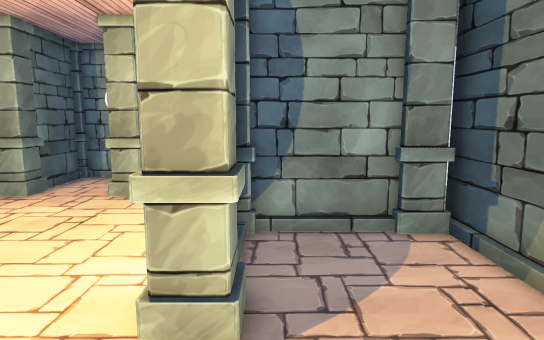
[1] (above)

17 first-person views from a walk through a scene from a Unity 3-D project. The camera is 1.3 m above the floor, tilts 8° down and sees 75° across. Doors are open. The floor is counted in squares, 0.5 m on a side. Each view is taken from the middle of a square. On the plan, view 1 faces up. The plan holds only what a view shows up to about 20 squares ahead; the rest is blank. The place goes on beyond the plan. The player is left out. Some surface patterns are stand-ins.

[2]
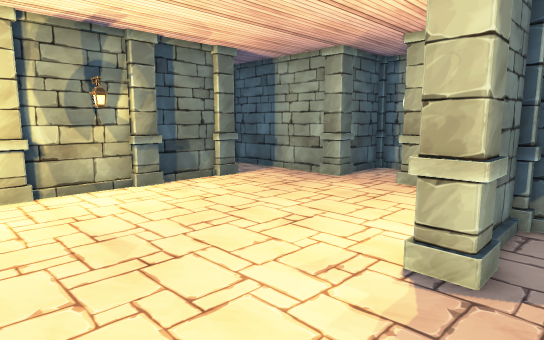

[3]
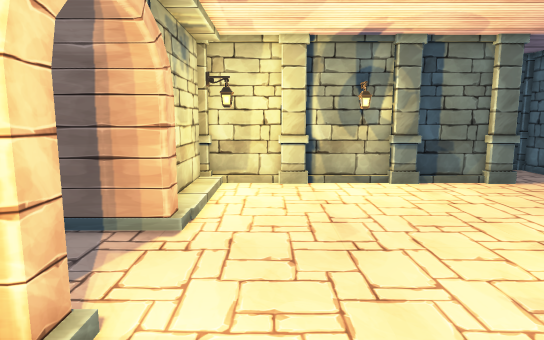

[4]
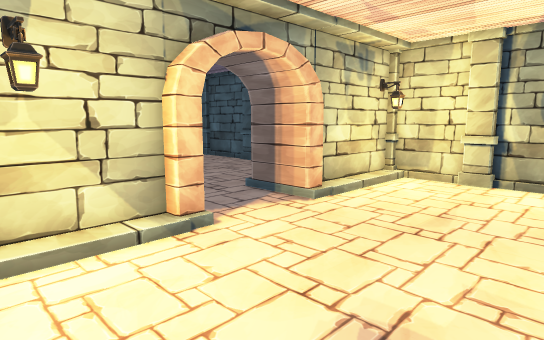

[5]
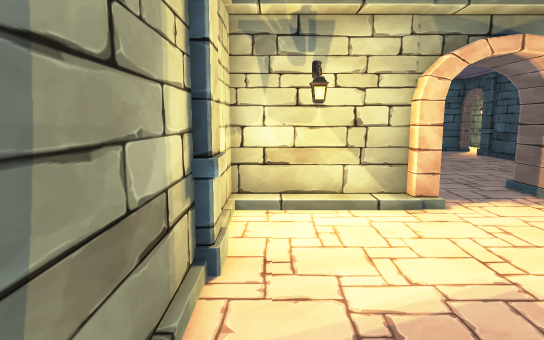

[6]
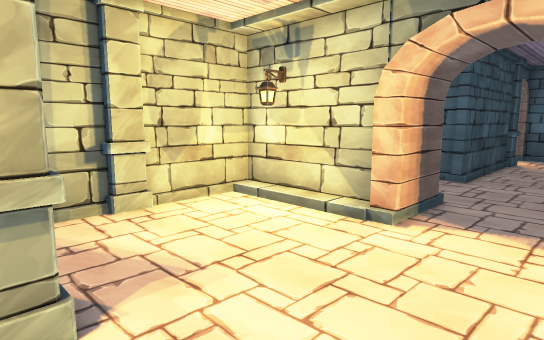

[7]
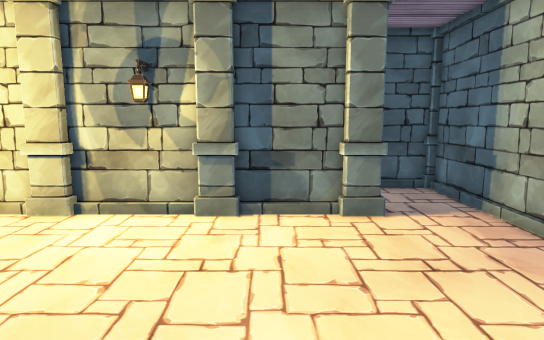

[8]
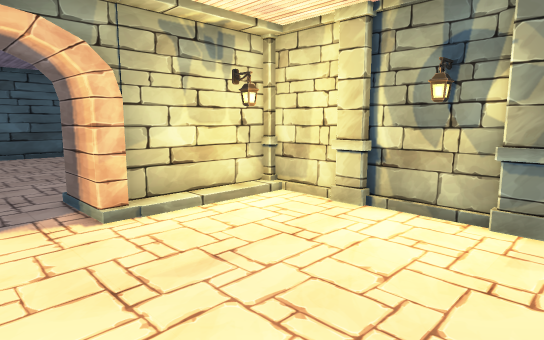

[9]
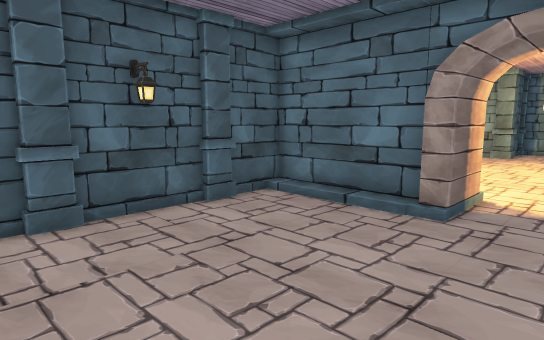

[10]
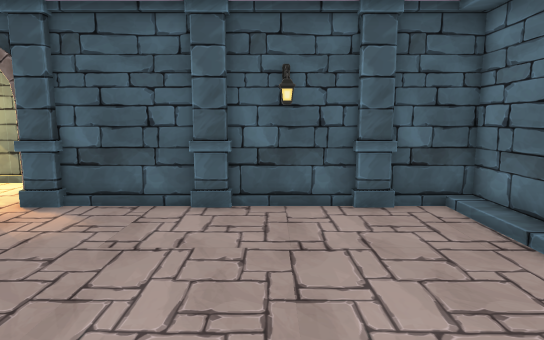

[11]
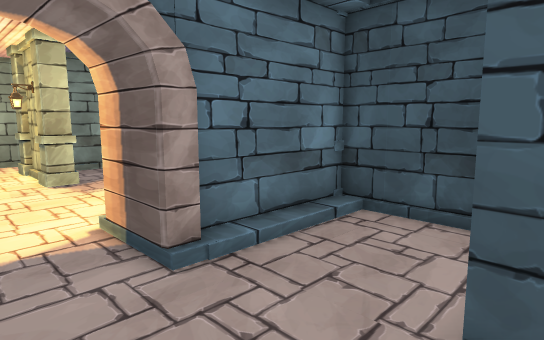

[12]
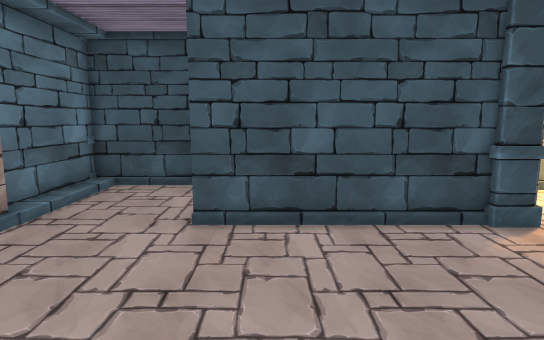

[13]
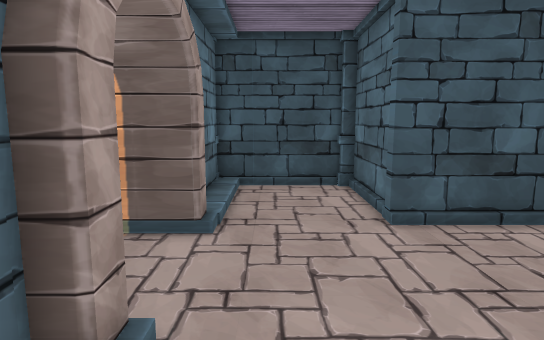

[14]
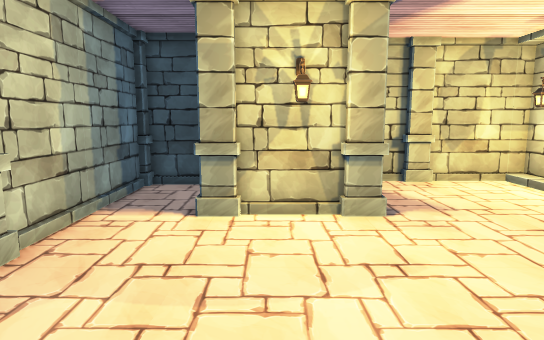

[15]
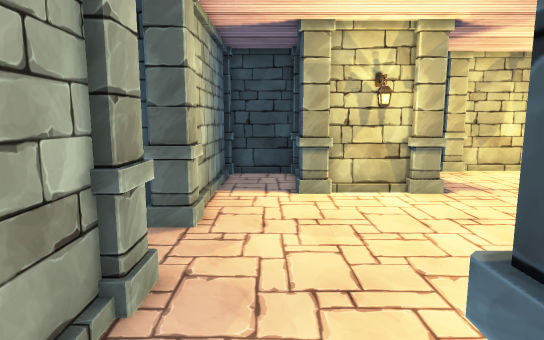

[16]
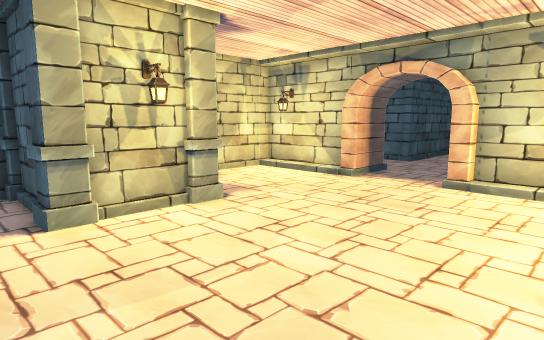

[17]
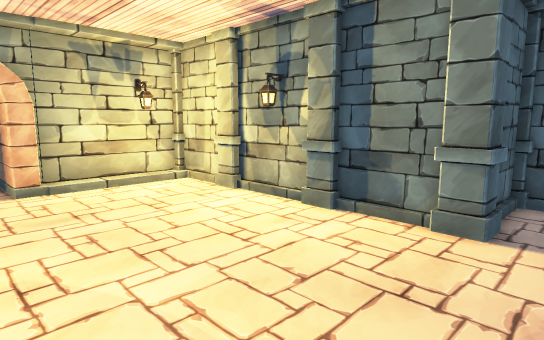

### Floor plan
Points are (right, up) in squares from view 1. A wall is a line through its corners. A room is listed if a view was taken in it or the views show most of it. See-through windows are left out.
Room 1 (views 1, 2, 3, 4, 5, 6, 7, 8, 14)
walls: (-1.2, 5.5) (-1.2, 7.6); (-0.8, 7.5) (-0.8, 6.2); (-1.5, -4) (4.3, -4) (4.3, -0.4); (4.3, 1.5) (4.3, 8.6); (-2.1, -6.4) (-2.1, -3.4) (-1.2, -3.4) (-1.2, -4); (-12.8, 3.6) (-12.8, -3.6); (2.5, 8.3) (-0.5, 8.3); (-12.8, 7.6) (-12.8, 5.4); (-12.6, -4) (-7, -4) (-7, -3.4) (-6.2, -3.4) (-6.2, -6.4)
ways out: opening at (-4, -6.3) to room 2; opening at (-11.5, 9) to room 3; opening at (-2.5, 9) to room 4
objects: pillar (-14, -1) to (-12, 0); pillar (-13, 4) to (-12, 5); pillar (-13, 8) to (-12, 9); lamp (-12, 3); lamp (-11, -3); pillar (-2, 4) to (0, 5); lamp (-2, 6); pillar (-2, 8) to (-1, 9); lamp (2, -3) to (2, -2); pillar (3, 8) to (4, 9); pillar (4, 0) to (5, 1)
Room 2 (views 9, 10, 11, 12, 13)
walls: (-0.9, -11.3) (4, -11.3); (-6.2, -6.4) (-7, -6.4); (-7, -5.8) (-12.8, -5.8) (-12.8, -8.4); (-12.8, -14.4) (-12.8, -17.5); (-12.8, -9.5) (-12.8, -13.4); (-1.2, -17.5) (-1.2, -11) (-0.8, -11); (-1.2, -6.4) (-2.1, -6.4); (4.3, -10.8) (4.3, -5.8) (-1.1, -5.8)
ways out: opening at (-4, -6.3) to room 1
objects: pillar (-14, -14) to (-12, -13); pillar (-14, -9) to (-12, -9); pillar (-13, -18); lamp (-12, -12) to (-12, -11); pillar (-1, -18)
Room 3 (views 15, 16)
walls: (-16.5, 8.7) (-14.8, 8.7); (-16.7, 11.5) (-16.7, 10.2); (-9.5, 12.3) (-16.5, 12.3)
ways out: opening at (-11.5, 9) to room 1
Room 4 (view 17)
walls: (0.9, 8.7) (2.5, 8.7); (3, 12.3) (-4.2, 12.3); (3.5, 8.9) (3.5, 12)
ways out: opening at (-2.5, 9) to room 1

Positions as (right, up) in squares from view 1, and headings:
1: (0, 0), facing up
2: (1, -2), facing up-left
3: (2, -1), facing left
4: (3, 4), facing down-left
5: (3, 7), facing down
6: (-6, 5), facing down-right
7: (-3, 6), facing left
8: (-3, 6), facing down-left
9: (-3, -16), facing up-left
10: (-2, -12), facing left
11: (-5, -12), facing up-right
12: (-10, -13), facing right
13: (-10, -8), facing right
14: (-11, 7), facing right
15: (-14, 10), facing right
16: (-11, 11), facing down-right
17: (-4, 11), facing down-left
